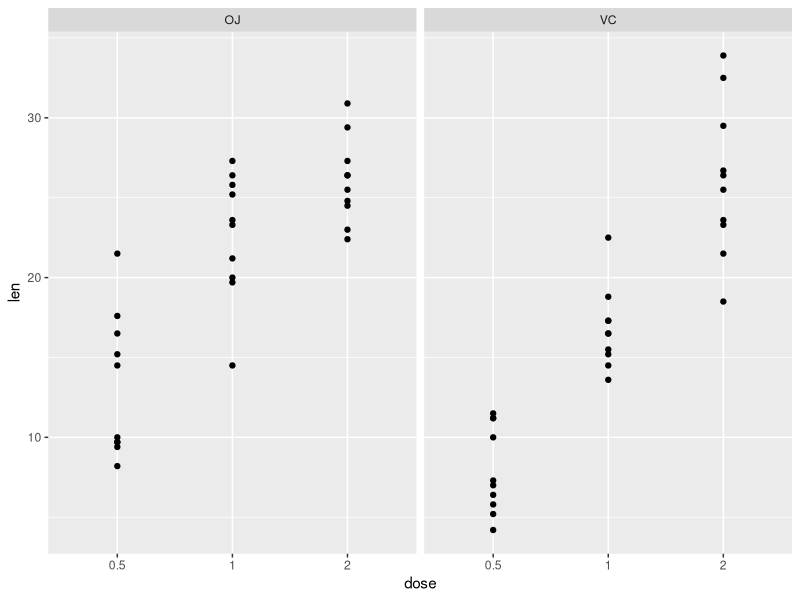
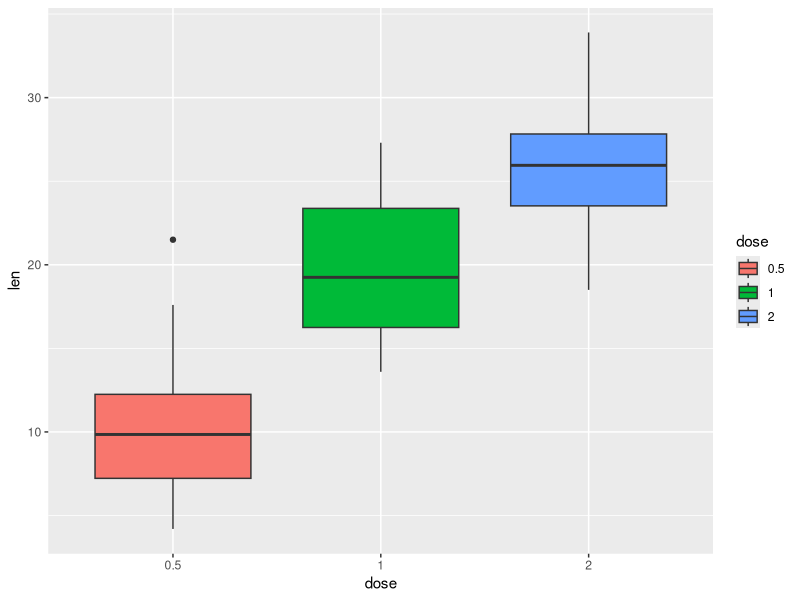
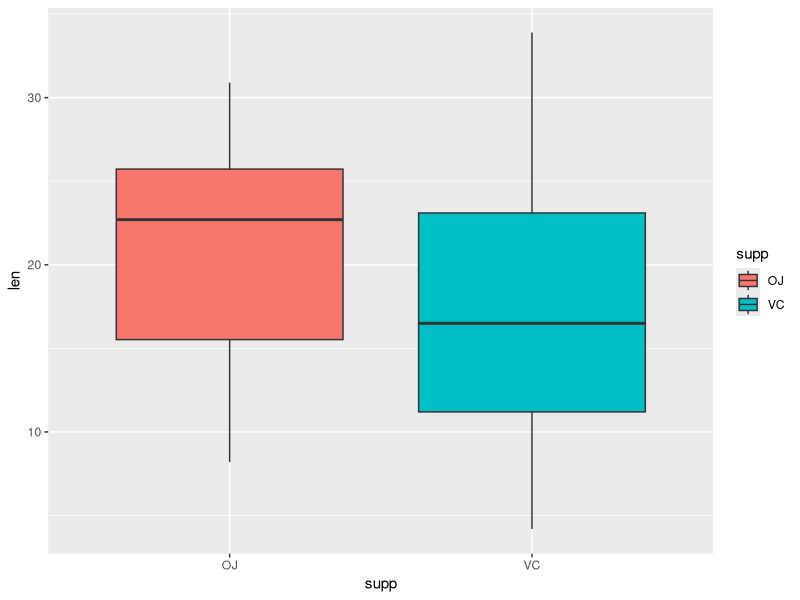

Recreate these plots in R, in order.
## ---- chunk 1
knitr::opts_chunk$set(echo = TRUE)
## ---- chunk 2
library(ggplot2)
data(ToothGrowth)
str(ToothGrowth)
head(ToothGrowth)
ToothGrowth$dose <- as.factor(ToothGrowth$dose)
str(ToothGrowth)
qplot(dose, len, data=ToothGrowth, facets=.~supp, geom=c("point", "smooth"), method="loess")
## ---- chunk 3
summary(ToothGrowth)
ggplot(aes(x=dose, y=len), data=ToothGrowth) + geom_boxplot(aes(fill=dose))
ggplot(aes(x=supp, y=len), data=ToothGrowth) + geom_boxplot(aes(fill=supp))

## ---- chunk 4
varsupp <- ToothGrowth$supp
vardose <- ToothGrowth$dose
varlen <-  ToothGrowth$len
## ---- chunk 5
t.test(varlen[varsupp == "VC"],varlen[varsupp == "OJ"], paired=FALSE)
t.test(varlen[vardose == 0.5],varlen[vardose == 1], paired=FALSE)
